Frame 1 (no input): blank canvas, image omitted
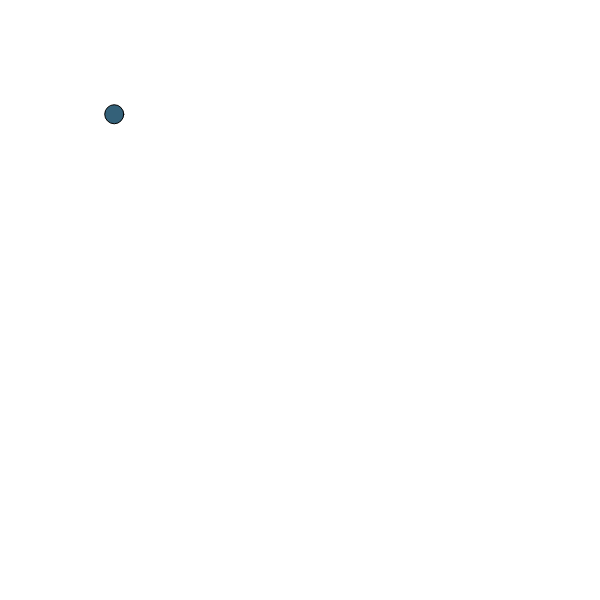
Frame 60 (no input)
Frame 120 (the mouse pressed at the canvas centre since frame 60): blank canvas, image omitted

The p5.js sketch that drew this single still picture (run headless with seeded random() and noise() and a simulated clock; from frame 60 on, the mouse is pressed at the canvas centre):

// p5.js sketch
// ── sketch.js
var x = 0;
var c = 0;
var d = 0;

function setup() {
  createCanvas(600,600);
  //noFill();
 // for(i=0; i< 30 ; ++i){
  
 // }
}

function draw() {
  background(255);//eraser
  fill(20+sin(c)*(200-30),70+sin(c)*(200-60),100+sin(c)*(200-90));

  ellipse(sin(d)*600,sin(d)*600,sin(x)*100,sin(x)*100);//changing the size values changes the size
  x=x+0.05;//adjusting this number makes the frames slower
  c=c+0.05;
  d=d+0.05
}
